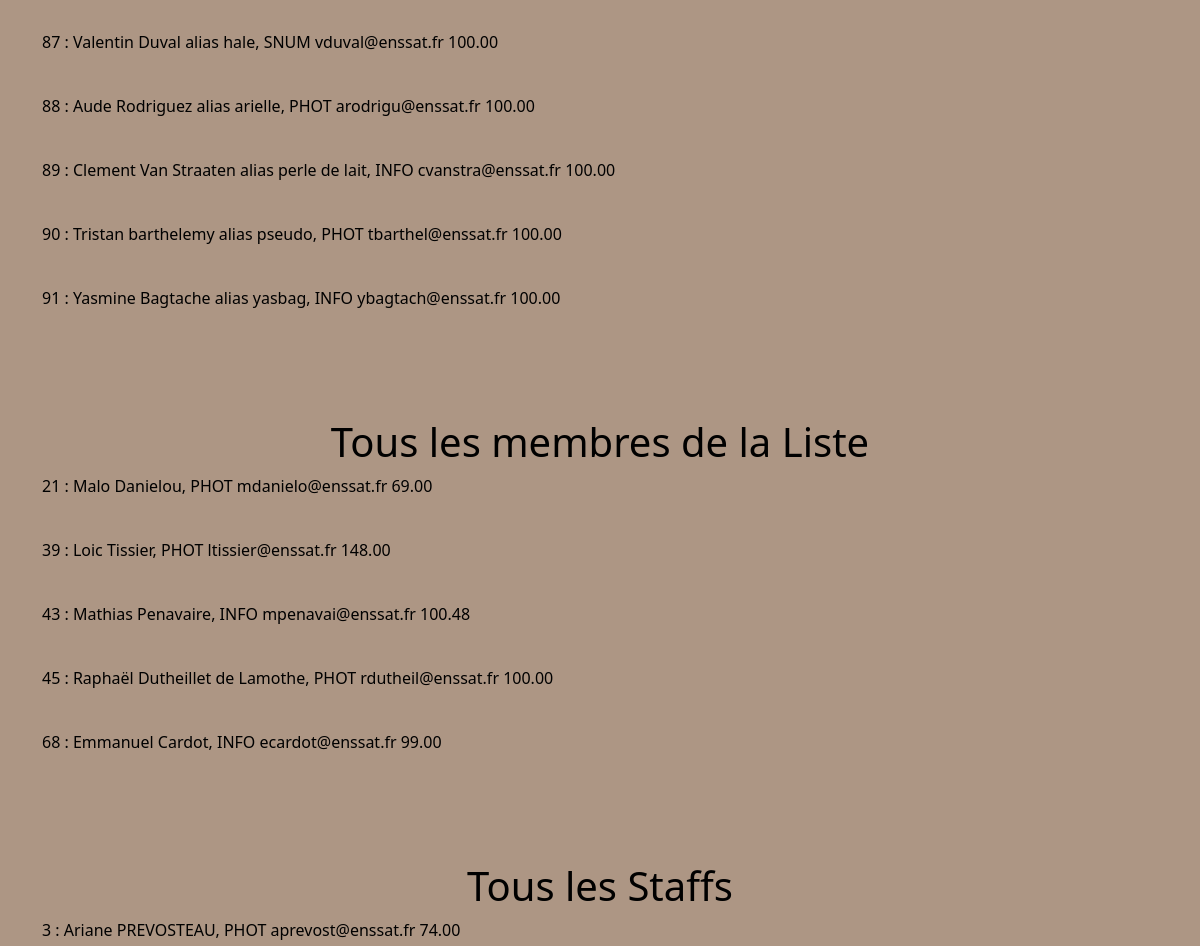
The page /staff/users (signed in, middle part) on the database as committed earlier.
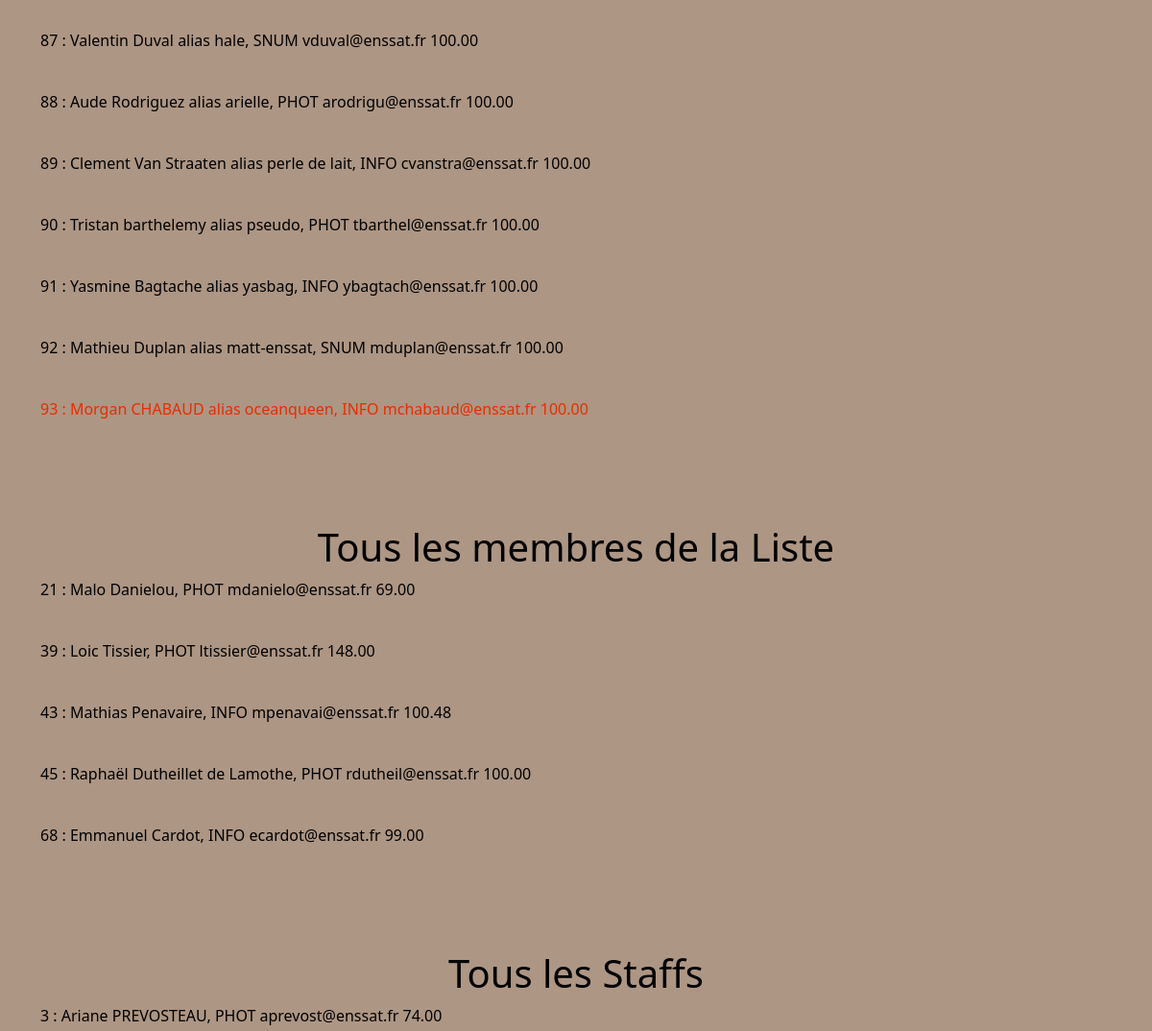
The same page on the database as committed later.
### main_app/models.py (models this page shows)
class User(AbstractUser):
    id = models.AutoField(primary_key=True, unique=True)
    first_name = models.CharField(max_length=30)
    last_name = models.CharField(max_length=30)
    username = models.CharField(max_length=20, unique=True)
    email = models.EmailField(unique=True, default="@enssat.fr")
    SECTOR = (
        ('INFO', 'Informatique'),
        ('PHOT', 'Photonique'),
        ('SNUM', 'Systèmes numériques'),
        ('IMR', 'IMR')
    )
    sector = models.CharField(max_length=4, choices=SECTOR, blank=True, help_text='Donne moi ta filière bro')
    created = models.DateTimeField(auto_now_add=True)
    updated = models.DateTimeField(auto_now=True)
    klax_coins = models.DecimalField(max_digits=12, decimal_places=2, default=100.00)
    activate = models.BooleanField(default=False)
    from_list = models.BooleanField(default=False)
    USERNAME_FIELD = 'email'
    REQUIRED_FIELDS = ['username']

### main_app/views.py (the view)
# urls.py: path("staff/users", views.suUsers, name="suUsers"),
def suUsers(request):
    try:
        user = User.objects.get(pk=request.user.id)
    except User.DoesNotExist:
        user = None
    if user is not None:
        try:
            registered = User.objects.filter(from_list=False)
        except User.DoesNotExist:
            registered = None
        try:
            from_list = User.objects.filter(from_list=True, is_superuser=False, is_staff=False)
        except User.DoesNotExist:
            from_list = None
        try:
            staff_list = User.objects.filter(is_staff=True, is_superuser=False)
        except User.DoesNotExist:
            staff_list = None
        try:
            su_list = User.objects.filter(is_superuser=True)
        except User.DoesNotExist:
            su_list = None
        return render(request, "staffUsers.html",
                      {"user": user, "registered": registered, "from_list": from_list, "staff_list": staff_list,
                       "su_list": su_list})
    else:
        messages.error(request, "Vous devez être connecté")

### templates/staffUsers.html (shortened to what this page needs)
{% extends 'main.html' %}
{% block content %}
{% load bootstrap5 %}
{% bootstrap_css %}
{% include 'nav.html' %}
{% if user.is_staff %}
    <div class="container">
        {% for user in registered %}
            {% if user.activate %}
                <p>{{ user.id }} : {{ user.first_name }} {{ user.last_name }} alias {{ user.username }}, {{ user.sector }} {{ user.email }}  {{ user.klax_coins }}</p> <br>
            {% else %}
                <p><span style="color: #e62e00">{{ user.id }} : {{ user.first_name }} {{ user.last_name }} alias {{ user.username }}, {{ user.sector }} {{ user.email }}  {{ user.klax_coins }}</span></p> <br>
            {% endif %}
        {% endfor %}
    <br><br>
        <h1 style="text-align: center; margin-top:20px">Tous les membres de la Liste</h1>
        {% for user in from_list %}
            <p>{{ user.id }} : {{ user.first_name }} {{ user.last_name }}, {{ user.sector }} {{ user.email }}  {{ user.klax_coins }}</p> <br>
        {% endfor %}
    <br><br>
        <h1 style="text-align: center; margin-top:20px">Tous les Staffs</h1>
        {% for user in staff_list %}
            <p>{{ user.id }} : {{ user.first_name }} {{ user.last_name }}, {{ user.sector }} {{ user.email }}  {{ user.klax_coins }}</p> <br>
        {% endfor %}
    <br><br>
        {% for user in su_list %}
            <p>{{ user.id }} : {{ user.first_name }} {{ user.last_name }}, {{ user.sector }} {{ user.email }}  {{ user.klax_coins }}</p> <br>
        {% endfor %}
    </div>
    <br><br><br><br>
{% endif %}
{% endblock %}

Rows that differ between the two databases and show on the page:
added User: id "92", first_name "Mathieu", last_name "Duplan", username "matt-enssat", sector "SNUM", email "mduplan@enssat.fr", klax_coins "100.00"
added User: id "93", first_name "Morgan", last_name "CHABAUD", username "oceanqueen", sector "INFO", email "mchabaud@enssat.fr", klax_coins "100.00"
